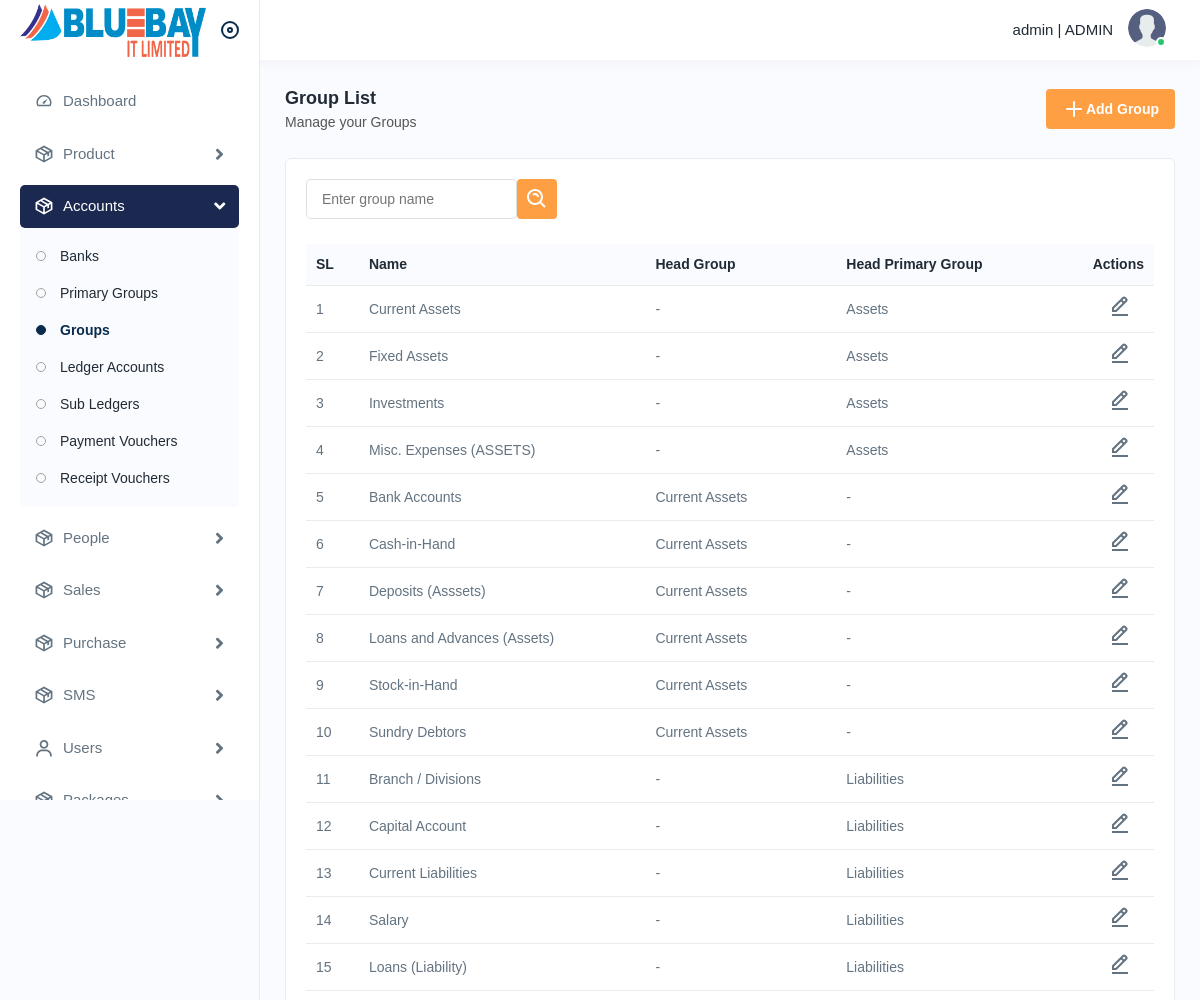
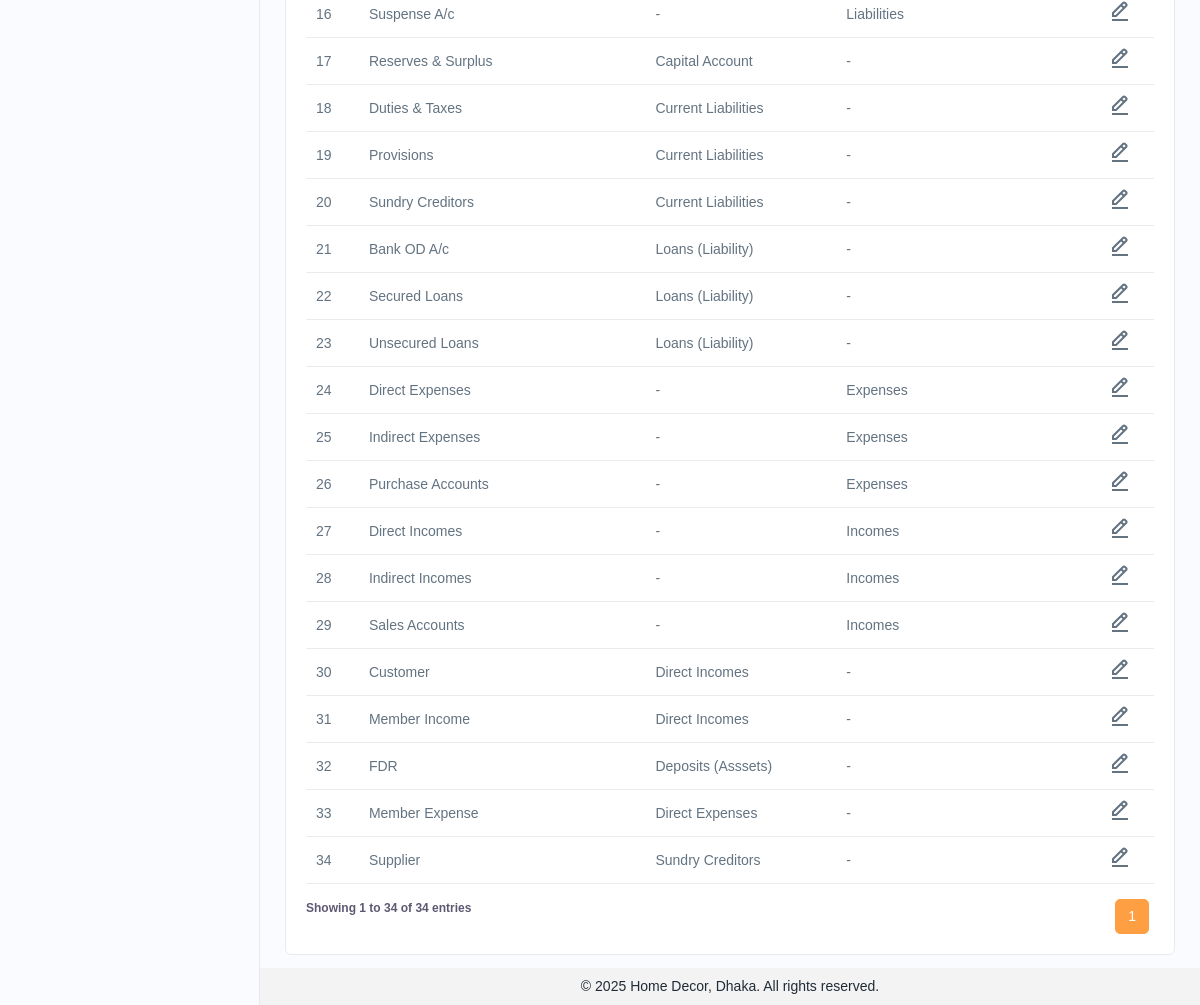
The page /accounts/groups/ (signed in) on the database its author committed (2 pictures, top to bottom).
### authentication/models.py (models this page shows, shortened)
class User(AbstractUser):
    class Gender(models.TextChoices):
        MALE = 'male', _('Male')
        FEMALE = 'female', _('Female')
        OTHERS = 'others', _('Others')
    class Region(models.TextChoices):
        LOCAL = 'local', _('Local')
        INTERNATIONAL = 'international', _('International')
    company_name = models.CharField(max_length=255, null=True, blank=True)
    local_masking_balance = models.DecimalField(default=0, max_digits=20, decimal_places=2, null=True, blank=True)
    local_non_masking_balance = models.DecimalField(default=0, max_digits=20, decimal_places=2, null=True, blank=True)
    local_masking_message_amount = models.IntegerField(default=0)
    local_non_masking_message_amount = models.IntegerField(default=0)
    internation_masking_balance = models.DecimalField(default=0, max_digits=20, decimal_places=2, null=True, blank=True)
    internation_non_masking_balance = models.DecimalField(default=0, max_digits=20, decimal_places=2, null=True, blank=True)
    internation_masking_message_amount = models.IntegerField(default=0)
    internation_non_masking_message_amount = models.IntegerField(default=0)
    package = models.ForeignKey('sms.Package', on_delete=models.SET_NULL, null=True, blank=True)
    region_type = models.CharField(max_length=20, choices=Region.choices, null=True, blank=True)
    primary_phone = PhoneNumberField(verbose_name='phone_number', null=True, blank=True)
    secondary_phone = PhoneNumberField(null=True, blank=True)
    sender_show_number = models.CharField(max_length=500, null=True, blank=True)
    balance_valid_till = models.DateField(null=True, blank=True)
    is_active = models.BooleanField(default=True)
    owner_user = models.ForeignKey('self', on_delete=models.RESTRICT, null=True, blank=True)
    role = models.ForeignKey(Role, on_delete=models.RESTRICT, null=True, blank=True)
    user_group = models.ForeignKey(UserGroup, on_delete=models.RESTRICT, null=True, blank=True)
    father_name = models.CharField(max_length=255, null=True, blank=True)
    mother_name = models.CharField(max_length=255, null=True, blank=True)
    address = models.CharField(max_length=255, null=True, blank=True)
    gender = models.CharField(max_length=6, choices=Gender.choices, default=Gender.MALE)
    date_of_birth = models.DateField(null=True, blank=True)
    profile_picture = models.ImageField(upload_to="users/profile_picture/", null=True, blank=True)
    nid_image = models.ImageField(upload_to="users/nid/", null=True, blank=True)
    nid_no = models.CharField(max_length=32, null=True, blank=True)
    trade_licence_image = models.ImageField(upload_to="users/nid/", null=True, blank=True)
    trade_licence_no = models.CharField(max_length=32, null=True, blank=True)
    created_at = models.DateTimeField(auto_now_add=True)
    updated_at = models.DateTimeField(auto_now=True)
    created_by = models.ForeignKey(settings.AUTH_USER_MODEL, on_delete= models.SET_NULL, related_name="+", null=True, blank=True)
    updated_by = models.ForeignKey(settings.AUTH_USER_MODEL, on_delete= models.SET_NULL, related_name="+", null=True, blank=True)
    class Meta:
        ordering = ('-id', )

class Role(models.Model):
    name = models.CharField(max_length=255)
    created_at = models.DateTimeField(auto_now_add=True)
    updated_at = models.DateTimeField(auto_now=True)
    created_by = models.ForeignKey(settings.AUTH_USER_MODEL, on_delete= models.SET_NULL, related_name="+", null=True, blank=True)
    updated_by = models.ForeignKey(settings.AUTH_USER_MODEL, on_delete= models.SET_NULL, related_name="+", null=True, blank=True)
    class Meta:
        ordering = ('-id', )

### accounts/models.py (models this page shows, shortened)
class Group(BaseModel):
    name = models.CharField(max_length=200)
    head_group = models.ForeignKey('self', on_delete=models.RESTRICT, null=True, blank=True, related_name='children')
    head_primarygroup = models.ForeignKey(PrimaryGroup, on_delete=models.RESTRICT, null=True, blank=True)
    is_deletable = models.BooleanField(default=True)
    is_primary = models.BooleanField(default=False)
    is_default = models.BooleanField(default=False)
    unique_fields = ['name']
    def __str__(self):
        return f"{self.name}"

class PrimaryGroup(BaseModel):
    name = models.CharField(max_length=100)
    is_deletable = models.BooleanField(default=False)
    unique_fields = ['name']
    class Meta:
        verbose_name_plural = 'PrimaryGroups'
        ordering = ['-id',]
    def __str__(self):
        return f"{self.name}"

### accounts/views/group.py (the view)
class GroupListView(LoginRequiredMixin, ListView):
    model = Group
    template_name = 'group/list.html'
    context_object_name = 'group_list'
    def get_queryset(self):
        queryset = super().get_queryset()
        search = self.request.GET.get('search_input', '').strip()
        if search:
            queryset = queryset.filter(name__icontains=search)
        return queryset
    def get_context_data(self, **kwargs):
        context = super().get_context_data(**kwargs)
        queryset = context.get('group_list')
        paginator = Paginator(queryset, 50)
        page_number = self.request.GET.get('page')
        page_obj = paginator.get_page(page_number)
        context['group_list'] = page_obj
        context['filter_search_input'] = self.request.GET.get('search_input', '')
        return context
    def render_to_response(self, context, **response_kwargs):
        if self.request.headers.get('x-requested-with') == 'XMLHttpRequest':
            html = render_to_string('group/_table_fragment.html', context=context, request=self.request)
            return JsonResponse({'html': html})
        return super().render_to_response(context, **response_kwargs)

### utils/base_model.py (called while the page is built)
    def get_queryset(self):
        return SoftDeletionQuerySet(self.model, using=self._db).filter(
            deleted_at__isnull=True
        )

### accounts/templates/group/list.html (shortened to what this page needs)
{% extends 'base.html' %}
{% load static %}
{% block base %}
<div class="page-wrapper">
    <div class="content">
        <div class="page-header">
            <div class="page-title">
                <h4>Group List</h4>
                <h6>Manage your Groups</h6>
            </div>
            <div class="page-btn">
                <a href="{% url 'group_create' %}" class="btn btn-added">
                    <img src="{% static 'img/icons/plus.svg' %}" alt="img"> Add Group
                </a>
            </div>
        </div>
        <div class="card">
            <div class="card-body">
                <form id="filterForm" method="get" action="{% url 'group_list' %}">
                    <div class="table-top">
                        <div class="search-set">
                            <div class="form-group mb-0">
                                <input type="text" name="search_input" placeholder="Enter group name" value="{{ filter_search_input }}">
                            </div>
                            <div class="col-lg-2 col-sm-6 col-12 pl-3">
                                <div class="form-group mb-0">
                                    <button type="submit" class="btn btn-filters"><img src="{% static 'img/icons/search-whites.svg' %}" alt="img"></button>
                                </div>
                            </div>
                        </div>
                    </div>
                </form>
                {% include 'group/_table_fragment.html' %}
            </div>
        </div>
    </div>
</div>
{% endblock base %}

### templates/particals/navbar.html (shortened to what this page needs)
{% load static %}
    <div class="header">
      <div class="header-left active">
        <a href="{% url 'home' %}" class="logo">
          <img src="{% static 'img/full-logo.png' %}" alt="" />
        </a>
        <a id="toggle_btn" href=""> </a>
      </div>
      <ul class="nav user-menu">
        <li class="nav-item dropdown has-arrow main-drop">
          <a
            href=""
            class="dropdown-toggle nav-link userset"
            data-bs-toggle="dropdown"
          >
          <span style="padding-right: 15px;">
              <span>{{ request.user.username }} </span> |
              <span class="pr-2">{{ request.user.role.name}}</span>
          </span>
            <span class="user-img"
              >
              {% if request.user.profile_picture %}
                <img src="{{request.user.profile_picture.url}}">
              {% else %}
                <img src="{% static 'img/icons/avator.png' %}">
              {% endif %}
              <span class="status online"></span
            ></span>
          </a>
        </li>
      </ul>
  </div>

### accounts/templates/group/_table_fragment.html (shortened to what this page needs)
{% load static %}
<div id="group-list">
    <div class="table-responsive">
        <table class="table">
            <thead>
                <tr>
                    <th>SL</th>
                    <th>Name</th>
                    <th>Head Group</th>
                    <th>Head Primary Group</th>
                    <th class="text-end">Actions</th>
                </tr>
            </thead>
            <tbody>
                {% for group in group_list %}
                    <tr>
                        <td>{{ group_list.start_index|add:forloop.counter0 }}</td>
                        <td>{{ group.name }}</td>
                        <td>{{ group.head_group|default:"-" }}</td>
                        <td>{{ group.head_primarygroup|default:"-" }}</td>
                        <td class="text-end">
                            <a class="me-3" href="{% url 'group_update' group.id %}">
                                    <img src="{% static 'img/icons/edit.svg' %}" alt="img">
                                </a>
                            </td>
                    </tr>
                {% empty %}
                    <tr><td colspan="7" class="text-center">No groups found.</td></tr>
                {% endfor %}
            </tbody>
        </table>
    </div>
    {% if group_list %}
    <div class="pagination-container d-flex justify-content-between">
        <div class="pagination table-info">
            <p>Showing {{ group_list.start_index }} to {{ group_list.end_index }} of {{ group_list.paginator.count }} entries</p>
        </div>
        <nav aria-label="Page navigation">
            <ul class="pagination">
                {% for num in group_list.paginator.page_range %}
                    {% if num >= group_list.number|add:-1 and num <= group_list.number|add:1 %}
                        <li class="page-item {% if group_list.number == num %}active{% endif %}">
                            <a class="page-link" href="?page={{ num }}" data-page="{{ num }}">{{ num }}</a>
                        </li>
                    {% endif %}
                {% endfor %}
            </ul>
        </nav>
    </div>
    {% endif %}
</div>

### rows shown on the page
User: user.username "admin", user.role.name "ADMIN"
Group: start_index|add "1", name "Current Assets", head_group "-", head_primarygroup "Assets"
Group: start_index|add "2", name "Fixed Assets", head_group "-", head_primarygroup "Assets"
Group: start_index|add "3", name "Investments", head_group "-", head_primarygroup "Assets"
Group: start_index|add "4", name "Misc. Expenses (ASSETS)", head_group "-", head_primarygroup "Assets"
Group: start_index|add "5", name "Bank Accounts", head_group "Current Assets", head_primarygroup "-"
Group: start_index|add "6", name "Cash-in-Hand", head_group "Current Assets", head_primarygroup "-"
Group: start_index|add "7", name "Deposits (Asssets)", head_group "Current Assets", head_primarygroup "-"
Group: start_index|add "8", name "Loans and Advances (Assets)", head_group "Current Assets", head_primarygroup "-"
Group: start_index|add "9", name "Stock-in-Hand", head_group "Current Assets", head_primarygroup "-"
Group: start_index|add "10", name "Sundry Debtors", head_group "Current Assets", head_primarygroup "-"
Group: start_index|add "11", name "Branch / Divisions", head_group "-", head_primarygroup "Liabilities"
Group: start_index|add "12", name "Capital Account", head_group "-", head_primarygroup "Liabilities"
Group: start_index|add "13", name "Current Liabilities", head_group "-", head_primarygroup "Liabilities"
Group: start_index|add "14", name "Salary", head_group "-", head_primarygroup "Liabilities"
Group: start_index|add "15", name "Loans (Liability)", head_group "-", head_primarygroup "Liabilities"
Group: start_index|add "16", name "Suspense A/c", head_group "-", head_primarygroup "Liabilities"
Group: start_index|add "17", name "Reserves & Surplus", head_group "Capital Account", head_primarygroup "-"
Group: start_index|add "18", name "Duties & Taxes", head_group "Current Liabilities", head_primarygroup "-"
Group: start_index|add "19", name "Provisions", head_group "Current Liabilities", head_primarygroup "-"
Group: start_index|add "20", name "Sundry Creditors", head_group "Current Liabilities", head_primarygroup "-"
Group: start_index|add "21", name "Bank OD A/c", head_group "Loans (Liability)", head_primarygroup "-"
Group: start_index|add "22", name "Secured Loans", head_group "Loans (Liability)", head_primarygroup "-"
Group: start_index|add "23", name "Unsecured Loans", head_group "Loans (Liability)", head_primarygroup "-"
Group: start_index|add "24", name "Direct Expenses", head_group "-", head_primarygroup "Expenses"
Group: start_index|add "25", name "Indirect Expenses", head_group "-", head_primarygroup "Expenses"
Group: start_index|add "26", name "Purchase Accounts", head_group "-", head_primarygroup "Expenses"
Group: start_index|add "27", name "Direct Incomes", head_group "-", head_primarygroup "Incomes"
Group: start_index|add "28", name "Indirect Incomes", head_group "-", head_primarygroup "Incomes"
Group: start_index|add "29", name "Sales Accounts", head_group "-", head_primarygroup "Incomes"
Group: start_index|add "30", name "Customer", head_group "Direct Incomes", head_primarygroup "-"
Group: start_index|add "31", name "Member Income", head_group "Direct Incomes", head_primarygroup "-"
Group: start_index|add "32", name "FDR", head_group "Deposits (Asssets)", head_primarygroup "-"
Group: start_index|add "33", name "Member Expense", head_group "Direct Expenses", head_primarygroup "-"
Group: start_index|add "34", name "Supplier", head_group "Sundry Creditors", head_primarygroup "-"

### other values the page prints
{{ group_list.start_index }} "1"
{{ group_list.end_index }} "34"
{{ group_list.paginator.count }} "34"
{{ num }} "1"
